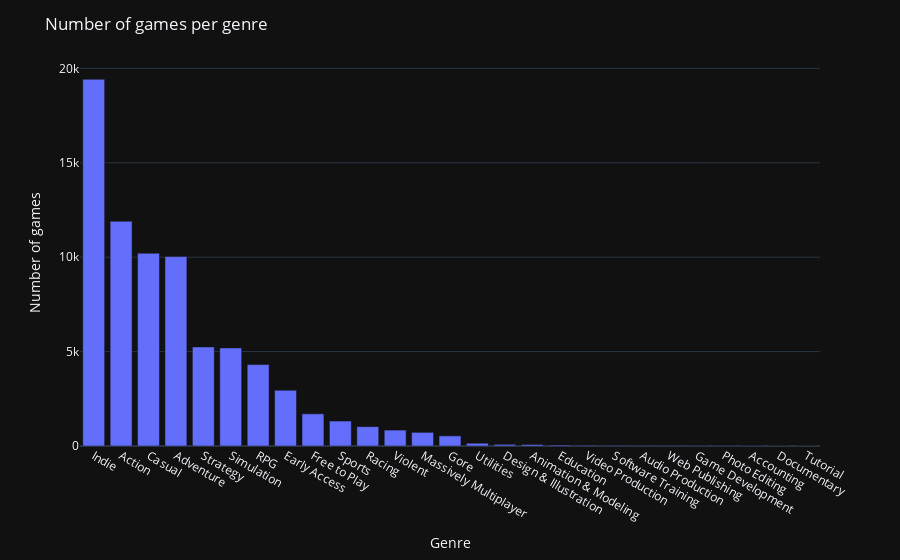

Notebook code cell kept with this figure:
### Code cell
# plot the number of games per genre
fig = px.bar(games['genres'].explode().value_counts(), x=games['genres'].explode().value_counts().index, y=games['genres'].explode().value_counts().values)
fig.update_layout(title='Number of games per genre', xaxis_title='Genre', yaxis_title='Number of games')
fig.show()

### Figure 1 — Plotly figure (JSON) as saved in the notebook; plotly's stock layout.template omitted (floating-point values rounded to 4 significant figures)
{"data": [{"alignmentgroup": "True", "hovertemplate": "x=%{x}<br>y=%{y}<extra></extra>", "legendgroup": "", "marker": {"color": "#636efa", "pattern": {"shape": ""}}, "name": "", "offsetgroup": "", "orientation": "v", "showlegend": false, "textposition": "auto", "x": ["Indie", "Action", "Casual", "Adventure", "Strategy", "Simulation", "RPG", "Early Access", "Free to Play", "Sports", "Racing", "Violent", "Massively Multiplayer", "Gore", "Utilities", "Design & Illustration", "Animation & Modeling", "Education", "Video Production", "Software Training", "Audio Production", "Web Publishing", "Game Development", "Photo Editing", "Accounting", "Documentary", "Tutorial"], "xaxis": "x", "y": [19421, 11903, 10210, 10032, 5247, 5194, 4311, 2954, 1704, 1322, 1024, 843, 723, 537, 146, 87, 79, 51, 38, 31, 29, 28, 17, 12, 6, 1, 1], "yaxis": "y", "type": "bar"}], "layout": {"xaxis": {"anchor": "y", "domain": [0.0, 1.0], "title": {"text": "Genre"}}, "yaxis": {"anchor": "x", "domain": [0.0, 1.0], "title": {"text": "Number of games"}}, "legend": {"tracegroupgap": 0}, "margin": {"t": 60}, "barmode": "relative", "title": {"text": "Number of games per genre"}}}
